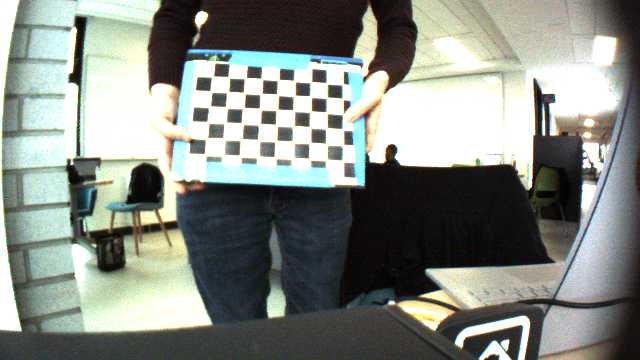
#> input picture Competition/Data_Collection/Camera_Calibration/image_1583877274.png, 640 x 360 px; its folder holds 4 pictures in this run
$ python camera_calibration.py
#> lines starting #> are read from the running program, lines starting #| are printed output that depends on the picture
import numpy as np
import cv2
import glob

nrows = 4
ncolumns = 11

# termination criteria
criteria = (cv2.TERM_CRITERIA_EPS + cv2.TERM_CRITERIA_MAX_ITER, 30, 0.001)

PATH = 'Competition\\Data_Collection\\Camera_Calibration\\'

objp = []
grid_size = 0.03  # 3cm, or whatever

for i in range(ncolumns):
    for j in range(nrows):
        objp.append((i * grid_size, (2 * j + i % 2) * grid_size, 0))

objp = np.array(objp).astype('float32')

# Arrays to store object points and image points from all the images.
objpoints = []  # 3d point in real world space
imgpoints = []  # 2d points in image plane.

images = glob.glob('Competition\\Data_Collection\\Camera_Calibration\\image_*.png')

for fname in images:
    img = cv2.imread(fname)
#> img is the input picture: shape (360, 640, 3); mean B, G, R 131.6, 138.3, 133.1
    gray = cv2.cvtColor(img, cv2.COLOR_BGR2GRAY)
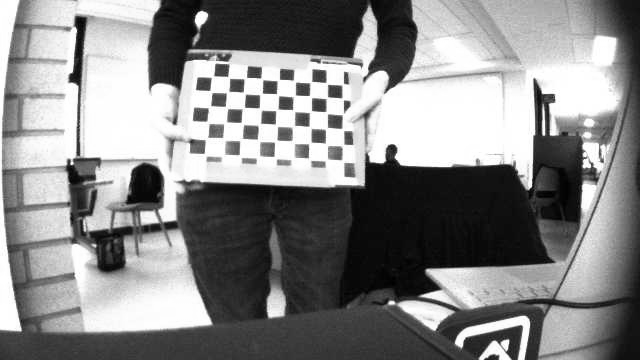
#> gray: shape (360, 640); min 0, max 255, mean 136
    # Find the chess board corners
    ret, circles = cv2.findCirclesGrid(gray, (nrows, ncolumns), flags=cv2.CALIB_CB_ASYMMETRIC_GRID)
#> ret = False; circles = 20 rows, first 8: [221.4, 69.77], [254, 71.98], [286.4, 74.19], [318.9, 75.68], [345.8, 77.88], [218.6, 99.43], [252.2, 101.2], [285.5, 102.9]
    # If found, add object point
    # s, image points (after refining them)
    if ret == True:
        objpoints.append(objp)

        imgpoints.append(circles)

        # Draw and display the corners
        img = cv2.drawChessboardCorners(img, (nrows, ncolumns), circles, ret)
        cv2.imshow('img', img)
        cv2.waitKey(500)
#> pass 2 of the loop `for fname in images:`:
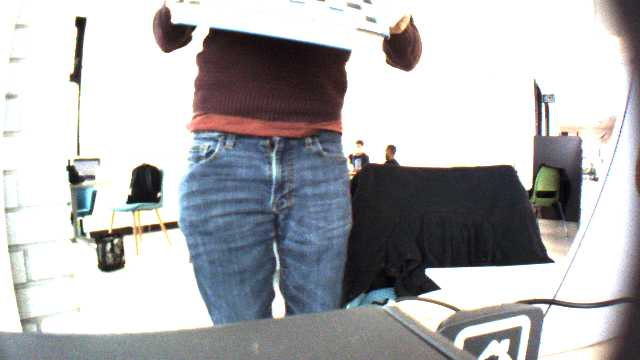
#> input picture Competition/Data_Collection/Camera_Calibration/image_1583877278.png, 640 x 360 px
#> img is the input picture: shape (360, 640, 3); mean B, G, R 179.6, 177.2, 176.8
#> `gray = cv2.cvtColor(img, cv2.COLOR_BGR2GRAY)`:
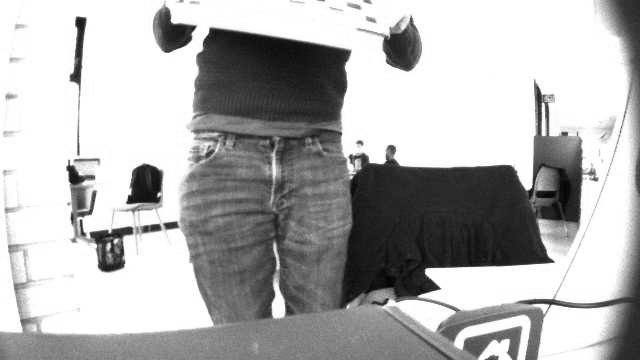
#> gray: shape (360, 640); min 0, max 255, mean 177.4
#> pass 3 of the loop `for fname in images:`:
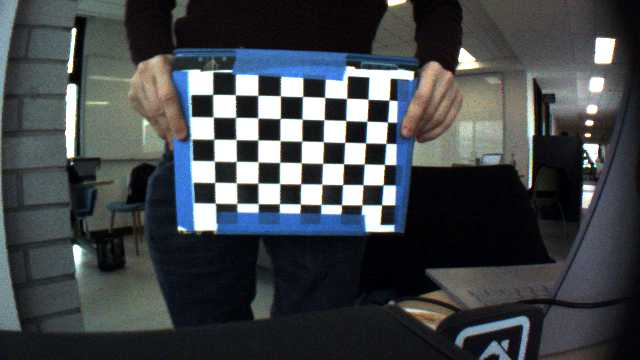
#> input picture Competition/Data_Collection/Camera_Calibration/image_1583877282.png, 640 x 360 px
#> img is the input picture: shape (360, 640, 3); mean B, G, R 73.8, 70.5, 66.3
#> `gray = cv2.cvtColor(img, cv2.COLOR_BGR2GRAY)`:
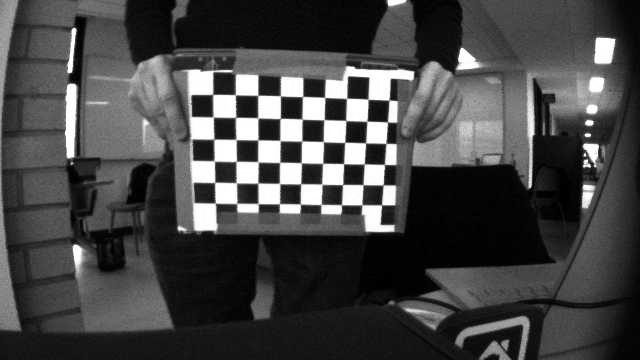
#> gray: shape (360, 640); min 0, max 255, mean 69.6
#> the loop made 4 passes; the first 3 are shown
cv2.destroyAllWindows()
#> (the run stopped early here; a loop or call above may not have finished)
